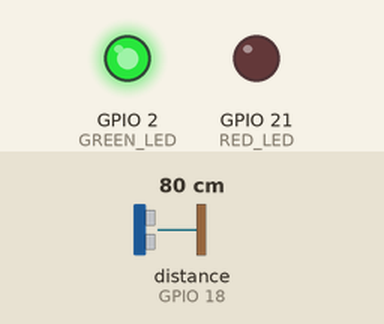
Bench run of a sketch on a simulated ESP32. Shown: output pins drawn as LEDs (lit = HIGH). Wiring (from diagram.json): ultrasonic range finder: trigger GPIO 5; echo GPIO 18. Inputs (shaded band) come from the test bench; at power-on: distance to the obstacle (sensor on GPIO 18) 80 cm. The echo pulse lasts 58.3 µs per cm; WiFi joins after 1.5 s; servers stay silent unless stated; no MQTT or app messages arrive unless stated; pins used as bus, display or sensor lines are not drawn; what the sketch prints to the serial monitor is not drawn.

Above: at 2.7 s.
2.8 s: distance to the obstacle (sensor on GPIO 18) set to 56 cm
4.3 s: distance to the obstacle (sensor on GPIO 18) set to 46 cm
At 4.6 s:
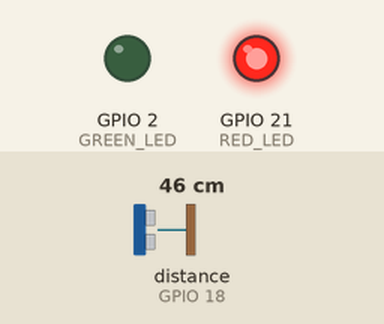
5.8 s: distance to the obstacle (sensor on GPIO 18) set to 60 cm
At 7.0 s:
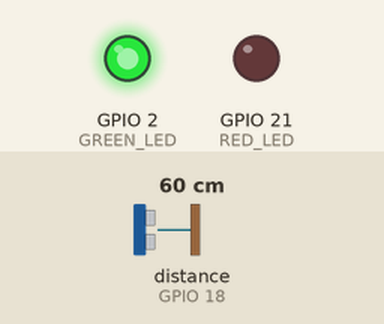
Timing chart, 0 to 8.8 s (numbered marks = the images above; inputs shaded):
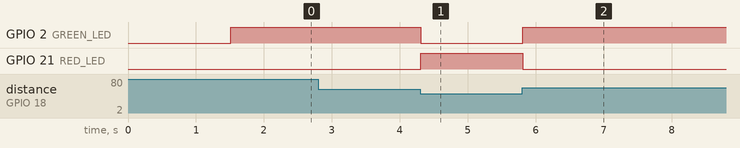

Measured:
- the behaviour switches between 51 and 50 cm on distance to the obstacle (sensor on GPIO 18) (found by bisection; images 0 and 1)
- after the input at 2.8 s, every drawn part: stays the same
- after the input at 4.3 s, GPIO 2 (GREEN_LED): HIGH → LOW at once; GPIO 21 (RED_LED): LOW → HIGH at once
- after the input at 5.8 s, GPIO 2 (GREEN_LED): LOW → HIGH at once; GPIO 21 (RED_LED): HIGH → LOW at once

The sketch:

sketch.ino
```cpp
#include <WiFi.h>
#include <ArduinoJson.h>
#include <PubSubClient.h>


// Configurações de WiFi
const char *SSID = "Wokwi-GUEST";
const char *PASSWORD = "";

// Configurações de MQTT
const char *BROKER_MQTT = "broker.hivemq.com";
const int BROKER_PORT = 1883;
const char *ID_MQTT = "FHM_mqtt";
const char *TOPIC_PUBLISH = "GS/FILA";
const int trigPin = 5;
const int echoPin = 18;

// Configurações de Hardware
#define RED_LED 21
#define GREEN_LED 2
#define PUBLISH_DELAY 2000
#define SOUND_SPEED 0.034
#define CM_TO_INCH 0.393701
#define SERVO_PIN 27

// Variáveis globais
WiFiClient espClient;
PubSubClient MQTT(espClient);
unsigned long publishUpdate = 0;
const int TAMANHO = 200;
long duration;
float distanceCm;
float distanceInch;

// Protótipos de funções
void updateSensorValues();
void initWiFi();
void initMQTT();
void reconnectMQTT();
void reconnectWiFi();
void checkWiFIAndMQTT();


void initWiFi() {
  Serial.print("Conectando com a rede: ");
  Serial.println(SSID);
  WiFi.begin(SSID, PASSWORD);

  while (WiFi.status() != WL_CONNECTED) {
    delay(100);
    Serial.print(".");
  }

  Serial.println();
  Serial.print("Conectado com sucesso: ");
  Serial.println(SSID);
  Serial.print("IP: ");
  Serial.println(WiFi.localIP());
}

void initMQTT() {
  MQTT.setServer(BROKER_MQTT, BROKER_PORT);
}

void reconnectMQTT() {
  while (!MQTT.connected()) {
    Serial.print("Tentando conectar com o Broker MQTT: ");
    Serial.println(BROKER_MQTT);

    if (MQTT.connect(ID_MQTT)) {
      Serial.println("Conectado ao broker MQTT!");
      //entrar no mqtt

    } else {
      Serial.println("Falha na conexão com MQTT. Tentando novamente em 2 segundos.");
      delay(2000);
    }
  }
}

void checkWiFIAndMQTT() {
  if (WiFi.status() != WL_CONNECTED) reconnectWiFi();
  if (!MQTT.connected()) reconnectMQTT();
}

void reconnectWiFi(void)
{
  if (WiFi.status() == WL_CONNECTED)
    return;

  WiFi.begin(SSID, PASSWORD); // Conecta na rede WI-FI

  while (WiFi.status() != WL_CONNECTED) {
    delay(100);
    Serial.print(".");
  }

  Serial.println();
  Serial.print("Wifi conectado com sucesso");
  Serial.print(SSID);
  Serial.println("IP: ");
  Serial.println(WiFi.localIP());
}

void setup() {
  Serial.begin(115200);

  pinMode(RED_LED, OUTPUT);
  pinMode(GREEN_LED, OUTPUT);
  pinMode(trigPin, OUTPUT);
  pinMode(echoPin, INPUT);

  initWiFi();
  initMQTT();
}

void loop() {
  digitalWrite(trigPin, LOW);
  delayMicroseconds(2);
  digitalWrite(trigPin, HIGH);
  delayMicroseconds(10);
  digitalWrite(trigPin, LOW);
  duration = pulseIn(echoPin, HIGH);
  distanceCm = duration * SOUND_SPEED/2;

  if(distanceCm < 50){
      digitalWrite(RED_LED, HIGH);
      digitalWrite(GREEN_LED, LOW);
  }
  else{
    digitalWrite(GREEN_LED, HIGH);
    digitalWrite(RED_LED, LOW);
  }

  checkWiFIAndMQTT();
  MQTT.loop();

  if ((millis() - publishUpdate) >= PUBLISH_DELAY) {
    publishUpdate = millis();

      if(distanceCm < 50){
        StaticJsonDocument<TAMANHO> StatusFila;
        StatusFila["Status"] = "Ocupada";

        char BufferStatusFila[TAMANHO];
        serializeJson(StatusFila, BufferStatusFila);
        MQTT.publish(TOPIC_PUBLISH, BufferStatusFila);
        Serial.println(BufferStatusFila);

      }
  }

}
```
